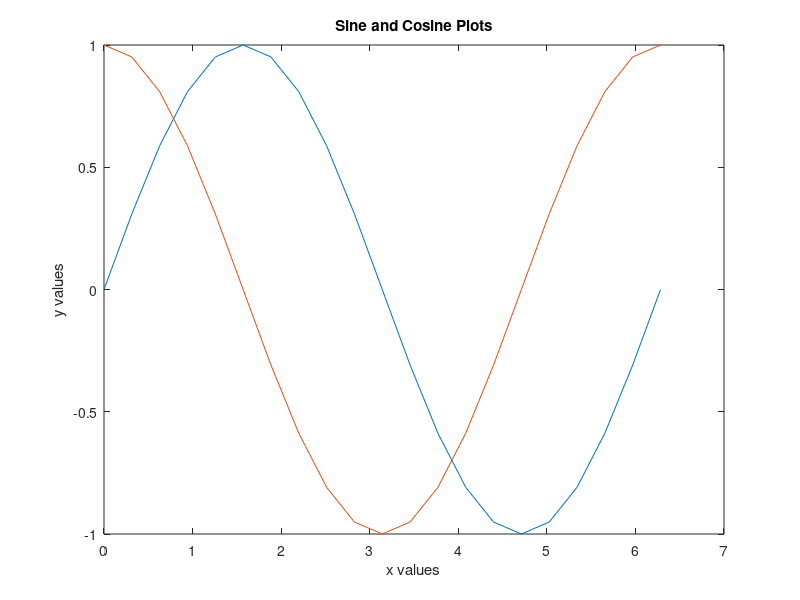
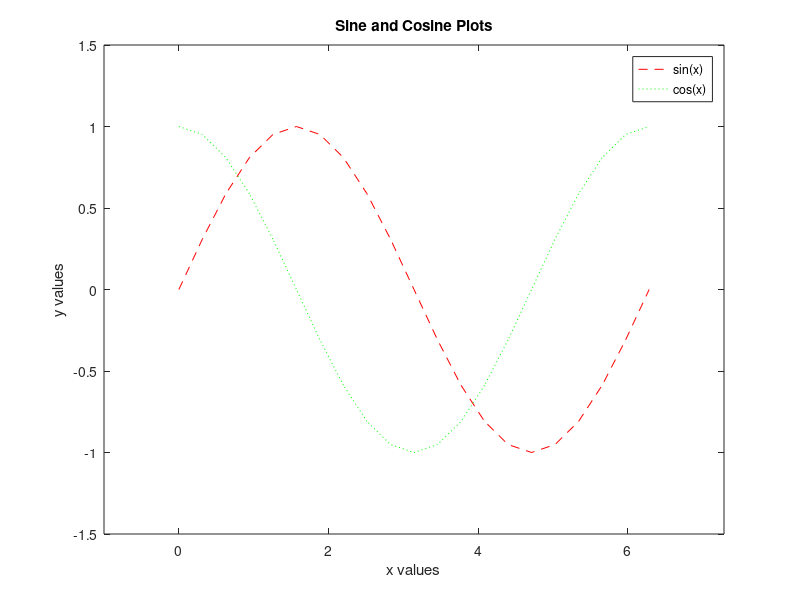

Source code (MATLAB) for these figures, in order:
%% 실습문제 1

clear, clc

x = 0:(0.1 * pi):(2 * pi);
y1 = sin(x);
y2 = cos(x);

figure(1)
plot(x, y1, x, y2)
title('Sine and Cosine Plots')
xlabel('x values'), ylabel('y values')

%% 실습문제 2

figure(2)
plot(x, y1, '--r')
hold on
plot(x, y2, ':g')
title('Sine and Cosine Plots')
xlabel('x values'), ylabel('y values')

%% 실습문제 3

% 상략
legend('sin(x)', 'cos(x)')

%% 실습문제 4

% 상략
axis([-1, (2 * pi + 1), -1.5, 1.5])
